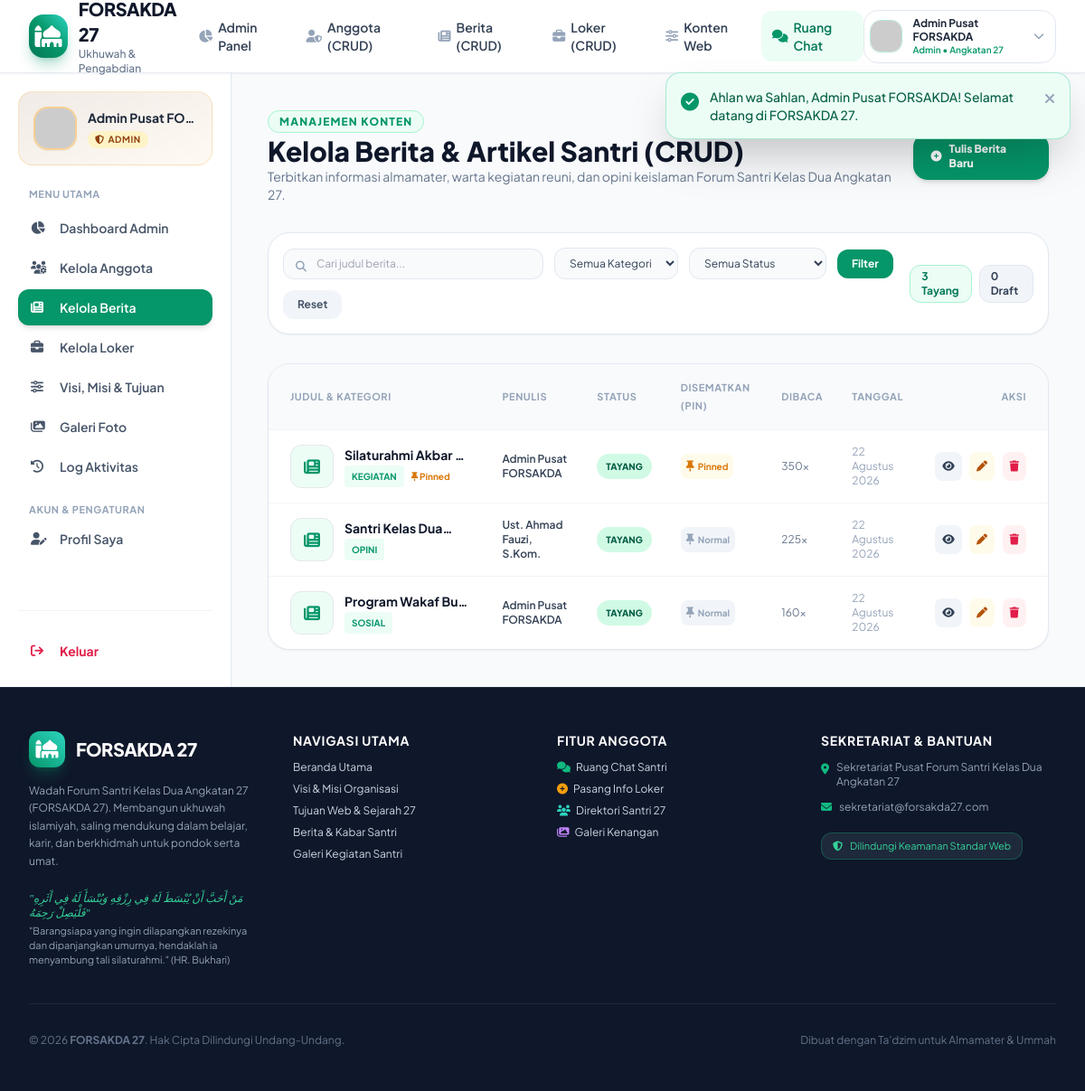
/views/admin/berita.php (signed in), run on the app's committed database.
### tables this page shows
CREATE TABLE IF NOT EXISTS `news` (
  `id` INT AUTO_INCREMENT PRIMARY KEY,
  `user_id` INT NOT NULL,
  `judul` VARCHAR(255) NOT NULL,
  `slug` VARCHAR(255) NOT NULL,
  `kategori` VARCHAR(50) DEFAULT 'Berita',
  `ringkasan` TEXT NULL,
  `konten` LONGTEXT NOT NULL,
  `gambar` VARCHAR(255) NULL,
  `status` ENUM('published', 'draft') DEFAULT 'published',
  `is_pinned` TINYINT(1) DEFAULT 0,
  `views` INT DEFAULT 0,
  `created_at` DATETIME DEFAULT CURRENT_TIMESTAMP,
  `updated_at` DATETIME DEFAULT CURRENT_TIMESTAMP ON UPDATE CURRENT_TIMESTAMP,
  INDEX (`user_id`),
  INDEX (`slug`),
  INDEX (`status`),
  INDEX (`is_pinned`)
);

CREATE TABLE IF NOT EXISTS `users` (
  `id` INT AUTO_INCREMENT PRIMARY KEY,
  `nama` VARCHAR(100) NOT NULL,
  `email` VARCHAR(100) NULL DEFAULT NULL,
  `password` VARCHAR(255) NOT NULL,
  `role` ENUM('admin', 'anggota', 'publik') DEFAULT 'anggota',
  `status` ENUM('active', 'pending', 'suspended') DEFAULT 'active',
  `angkatan` VARCHAR(20) DEFAULT '27',
  `no_hp` VARCHAR(30) NULL,
  `domisili` VARCHAR(100) NULL,
  `profesi` VARCHAR(100) NULL,
  `bio` TEXT NULL,
  `foto` VARCHAR(255) NULL,
  `created_at` DATETIME DEFAULT CURRENT_TIMESTAMP,
  `updated_at` DATETIME DEFAULT CURRENT_TIMESTAMP ON UPDATE CURRENT_TIMESTAMP,
  UNIQUE KEY `email_unique` (`email`),
  INDEX (`nama`),
  INDEX (`role`),
  INDEX (`status`)
);

### config/security.php (called while the page is built, shortened)
<?php
function e(?string $data): string {
    return htmlspecialchars($data, ENT_QUOTES | ENT_SUBSTITUTE, 'UTF-8');
}
function sanitize_input(?string $data): string {
    $data = trim($data);
    $data = stripslashes($data);
    return strip_tags($data);
}
function format_date_id(string $datetime, bool $withTime = true): string {
    $timestamp = strtotime($datetime);
    $bulan = [
        1 => 'Januari', 'Februari', 'Maret', 'April', 'Mei', 'Juni',
        'Juli', 'Agustus', 'September', 'Oktober', 'November', 'Desember'
    ];
    $d = date('j', $timestamp);
    $m = $bulan[(int)date('n', $timestamp)];
    $y = date('Y', $timestamp);
    return "$d $m $y";
}

### views/admin/berita.php (the view, shortened to what this page needs)
<?php
require_once __DIR__ . '/../../includes/header.php';
$pdo = Database::getConnection();
$q = sanitize_input($_GET['q'] ?? '');
$sql = "SELECT n.*, u.nama as penulis_nama FROM news n JOIN users u ON n.user_id = u.id WHERE 1=1";
$params = [];
$sql .= " ORDER BY n.is_pinned DESC, n.created_at DESC";
$stmt = $pdo->prepare($sql);
$stmt->execute($params);
$newsList = $stmt->fetchAll();
$totalPublished = $pdo->query("SELECT COUNT(*) FROM news WHERE status = 'published'")->fetchColumn();
$totalDraft = $pdo->query("SELECT COUNT(*) FROM news WHERE status = 'draft'")->fetchColumn();
?>
<div class="flex-1 flex flex-col md:flex-row bg-slate-50 dark:bg-slate-950">
    <?php require_once __DIR__ . '/../../includes/sidebar.php'; ?>
    <main class="flex-1 p-6 sm:p-10 space-y-8 overflow-y-auto">
        <div class="flex flex-col sm:flex-row sm:items-center justify-between gap-4">
            <div>
                <span class="text-xs font-extrabold uppercase tracking-widest text-brand-600 bg-brand-50 px-3 py-1 rounded-full border border-brand-200">
                    Manajemen Konten
                </span>
                <h1 class="text-2xl sm:text-3xl font-black text-slate-900 dark:text-white mt-1">
                    Kelola Berita & Artikel Santri (CRUD)
                </h1>
                <p class="text-slate-500 dark:text-slate-400 text-xs sm:text-sm">
                    Terbitkan informasi almamater, warta kegiatan reuni, dan opini keislaman Forum Santri Kelas Dua Angkatan 27.
                </p>
            </div>
            <a href="<?php echo BASE_URL; ?>/views/admin/berita-tambah.php" class="px-5 py-2.5 bg-brand-600 hover:bg-brand-500 text-white font-extrabold rounded-2xl shadow-md text-xs transition flex items-center gap-2">
                <i class="fa-solid fa-plus-circle"></i>
                <span>Tulis Berita Baru</span>
            </a>
        </div>
        <div class="bg-white dark:bg-slate-900 p-4 rounded-3xl border border-slate-200 dark:border-slate-800 shadow-sm flex flex-col sm:flex-row items-center justify-between gap-4">
            <form method="GET" action="" class="flex flex-wrap items-center gap-3 w-full sm:w-auto">
                <div class="relative w-full sm:w-72">
                    <i class="fa-solid fa-magnifying-glass absolute left-3.5 top-3 text-slate-400 text-xs"></i>
                    <input type="text" name="q" value="<?php echo e($q); ?>" placeholder="Cari judul berita..." class="w-full pl-9 pr-4 py-2 bg-slate-50 dark:bg-slate-800 border border-slate-200 dark:border-slate-700 rounded-xl text-xs focus:outline-none focus:border-brand-500 text-slate-800 dark:text-slate-200">
                </div>
                <select name="kategori" class="px-3 py-2 bg-slate-50 dark:bg-slate-800 border border-slate-200 dark:border-slate-700 rounded-xl text-xs text-slate-700 dark:text-slate-300">
                    <option value="all">Semua Kategori</option>
                </select>
                <select name="status" class="px-3 py-2 bg-slate-50 dark:bg-slate-800 border border-slate-200 dark:border-slate-700 rounded-xl text-xs text-slate-700 dark:text-slate-300">
                    <option value="all">Semua Status</option>
                </select>
                <button type="submit" class="px-4 py-2 bg-brand-600 text-white rounded-xl text-xs font-bold hover:bg-brand-500 transition">
                    Filter
                </button>
                <a href="<?php echo BASE_URL; ?>/views/admin/berita.php" class="px-4 py-2 bg-slate-100 dark:bg-slate-800 text-slate-600 dark:text-slate-400 rounded-xl text-xs font-bold hover:bg-slate-200 transition">
                    Reset
                </a>
            </form>
            <div class="flex items-center gap-2 text-xs font-bold">
                <span class="px-3 py-1 bg-emerald-50 text-emerald-700 border border-emerald-200 rounded-xl"><?php echo $totalPublished; ?> Tayang</span>
                <span class="px-3 py-1 bg-slate-100 text-slate-700 border border-slate-200 rounded-xl"><?php echo $totalDraft; ?> Draft</span>
            </div>
        </div>
        <div class="bg-white dark:bg-slate-900 rounded-3xl border border-slate-200 dark:border-slate-800 shadow-sm overflow-hidden">
            <div class="overflow-x-auto">
                <table class="w-full text-left border-collapse text-xs sm:text-sm">
                    <thead>
                        <tr class="border-b border-slate-100 dark:border-slate-800 bg-slate-50 dark:bg-slate-800/60 text-slate-400 text-[11px] font-bold uppercase tracking-wider">
                            <th class="p-4 pl-6">Judul & Kategori</th>
                            <th class="p-4">Penulis</th>
                            <th class="p-4">Status</th>
                            <th class="p-4">Disematkan (Pin)</th>
                            <th class="p-4">Dibaca</th>
                            <th class="p-4">Tanggal</th>
                            <th class="p-4 pr-6 text-right">Aksi</th>
                        </tr>
                    </thead>
                    <tbody class="divide-y divide-slate-100 dark:divide-slate-800">
                        <?php if (empty($newsList)): ?>
                            <tr>
                                <td colspan="7" class="p-8 text-center text-slate-400 text-xs">Belum ada data berita yang ditemukan.</td>
                            </tr>
                        <?php else: ?>
                            <?php foreach ($newsList as $n): ?>
                                <tr class="hover:bg-slate-50/80 dark:hover:bg-slate-800/40 transition">
                                    <td class="p-4 pl-6">
                                        <div class="flex items-center gap-3">
                                            <?php if (!empty($n['gambar'])): ?>
                                                <img src="<?php echo BASE_URL . '/' . e($n['gambar']); ?>" class="w-12 h-12 rounded-xl object-cover border border-slate-200 flex-shrink-0">
                                            <?php else: ?>
                                                <div class="w-12 h-12 rounded-xl bg-brand-50 text-brand-600 flex items-center justify-center text-lg border flex-shrink-0">
                                                    <i class="fa-solid fa-newspaper"></i>
                                                </div>
                                            <?php endif; ?>
                                            <div>
                                                <p class="font-bold text-slate-900 dark:text-white line-clamp-1"><?php echo e($n['judul']); ?></p>
                                                <div class="flex items-center gap-2 mt-0.5">
                                                    <span class="text-[10px] font-bold text-brand-600 uppercase bg-brand-50 px-2 py-0.5 rounded"><?php echo e($n['kategori']); ?></span>
                                                    <?php if ($n['is_pinned']): ?>
                                                        <span class="text-[10px] text-amber-600 font-bold"><i class="fa-solid fa-thumbtack"></i> Pinned</span>
                                                    <?php endif; ?>
                                                </div>
                                            </div>
                                        </div>
                                    </td>
                                    <td class="p-4 text-xs font-semibold text-slate-700 dark:text-slate-300">
                                        <?php echo e($n['penulis_nama']); ?>
                                    </td>
                                    <td class="p-4">
                                        <?php if ($n['status'] === 'published'): ?>
                                            <a href="<?php echo BASE_URL; ?>/actions/news_process.php?action=toggle_status&id=<?php echo $n['id']; ?>" class="px-2.5 py-1 rounded-full text-[10px] font-extrabold uppercase bg-emerald-100 text-emerald-800 hover:bg-emerald-200 transition inline-block" title="Klik untuk ubah jadi Draft">
                                                Tayang
                                            </a>
                                        <?php else: ?>
                                            <a href="<?php echo BASE_URL; ?>/actions/news_process.php?action=toggle_status&id=<?php echo $n['id']; ?>" class="px-2.5 py-1 rounded-full text-[10px] font-extrabold uppercase bg-slate-100 text-slate-700 hover:bg-slate-200 transition inline-block" title="Klik untuk ubah jadi Tayang">
                                                Draft
                                            </a>
                                        <?php endif; ?>
                                    </td>
                                    <td class="p-4">
                                        <a href="<?php echo BASE_URL; ?>/actions/news_process.php?action=toggle_pin&id=<?php echo $n['id']; ?>" class="p-1.5 rounded-lg text-xs font-bold transition inline-flex items-center gap-1 <?php echo $n['is_pinned'] ? 'text-amber-600 bg-amber-50 hover:bg-amber-100' : 'text-slate-400 hover:text-slate-600 bg-slate-100'; ?>" title="Klik untuk toggle pin">
                                            <i class="fa-solid fa-thumbtack"></i>
                                            <span class="text-[10px]"><?php echo $n['is_pinned'] ? 'Pinned' : 'Normal'; ?></span>
                                        </a>
                                    </td>
                                    <td class="p-4 text-xs text-slate-500">
                                        <?php echo e($n['views']); ?>x
                                    </td>
                                    <td class="p-4 text-xs text-slate-400">
                                        <?php echo format_date_id($n['created_at'], false); ?>
                                    </td>
                                    <td class="p-4 pr-6 text-right space-x-1.5 whitespace-nowrap">
                                        <a href="<?php echo BASE_URL; ?>/views/public/berita-detail.php?slug=<?php echo urlencode($n['slug']); ?>" target="_blank" class="p-2 rounded-lg bg-slate-100 hover:bg-slate-200 text-slate-700 text-xs font-semibold inline-block" title="Lihat Berita">
                                            <i class="fa-solid fa-eye"></i>
                                        </a>
                                        <a href="<?php echo BASE_URL; ?>/views/admin/berita-edit.php?id=<?php echo $n['id']; ?>" class="p-2 rounded-lg bg-amber-50 hover:bg-amber-100 text-amber-700 text-xs font-semibold inline-block" title="Edit Berita">
                                            <i class="fa-solid fa-pen"></i>
                                        </a>
                                        <a href="<?php echo BASE_URL; ?>/actions/news_process.php?action=delete&id=<?php echo $n['id']; ?>" onclick="return confirm('Hapus berita \'<?php echo addslashes($n['judul']); ?>\'? Berkas gambar juga akan dihapus.')" class="p-2 rounded-lg bg-rose-50 hover:bg-rose-100 text-rose-600 text-xs font-semibold inline-block" title="Hapus Berita">
                                            <i class="fa-solid fa-trash"></i>
                                        </a>
                                    </td>
                                </tr>
                            <?php endforeach; ?>
                        <?php endif; ?>
                    </tbody>
                </table>
            </div>
        </div>
    </main>
</div>
<?php require_once __DIR__ . '/../../includes/footer.php'; ?>

### assets/css/custom.css (style rules this page uses)
:root { --primary: #059669; --primary-dark: #064e3b; --accent: #d97706; }
body { font-family: 'Plus Jakarta Sans', -apple-system, BlinkMacSystemFont, 'Segoe UI', Roboto, sans-serif; }

### data on the page
news: judul "Silaturahmi Akbar…", kategori "KEGIATAN", is_pinned 1 (drawn), user.nama "Admin Pusat FORSAKDA", views "350", created_at "22 Agustus 2026"
news: judul "Santri Kelas…", kategori "OPINI", user.nama "Ust. Ahmad Fauzi, S.Kom.", is_pinned "Normal", views "225", created_at "22 Agustus 2026"
news: judul "Program Wakaf…", kategori "SOSIAL", user.nama "Admin Pusat FORSAKDA", is_pinned "Normal", views "160", created_at "22 Agustus 2026"

### other printed values
$message "Ahlan wa Sahlan, Admin Pusat FORSAKDA! Selamat datang di FORSAKDA 27."
$currentUser['nama'] "Admin Pusat FORSAKDA"
$currentUser['role'] "Admin"
$user['nama'] "Admin Pusat FO…"
$user['role'] "ADMIN"
$totalPublished "3"
$totalDraft "0"
APP_NAME "FORSAKDA 27"
